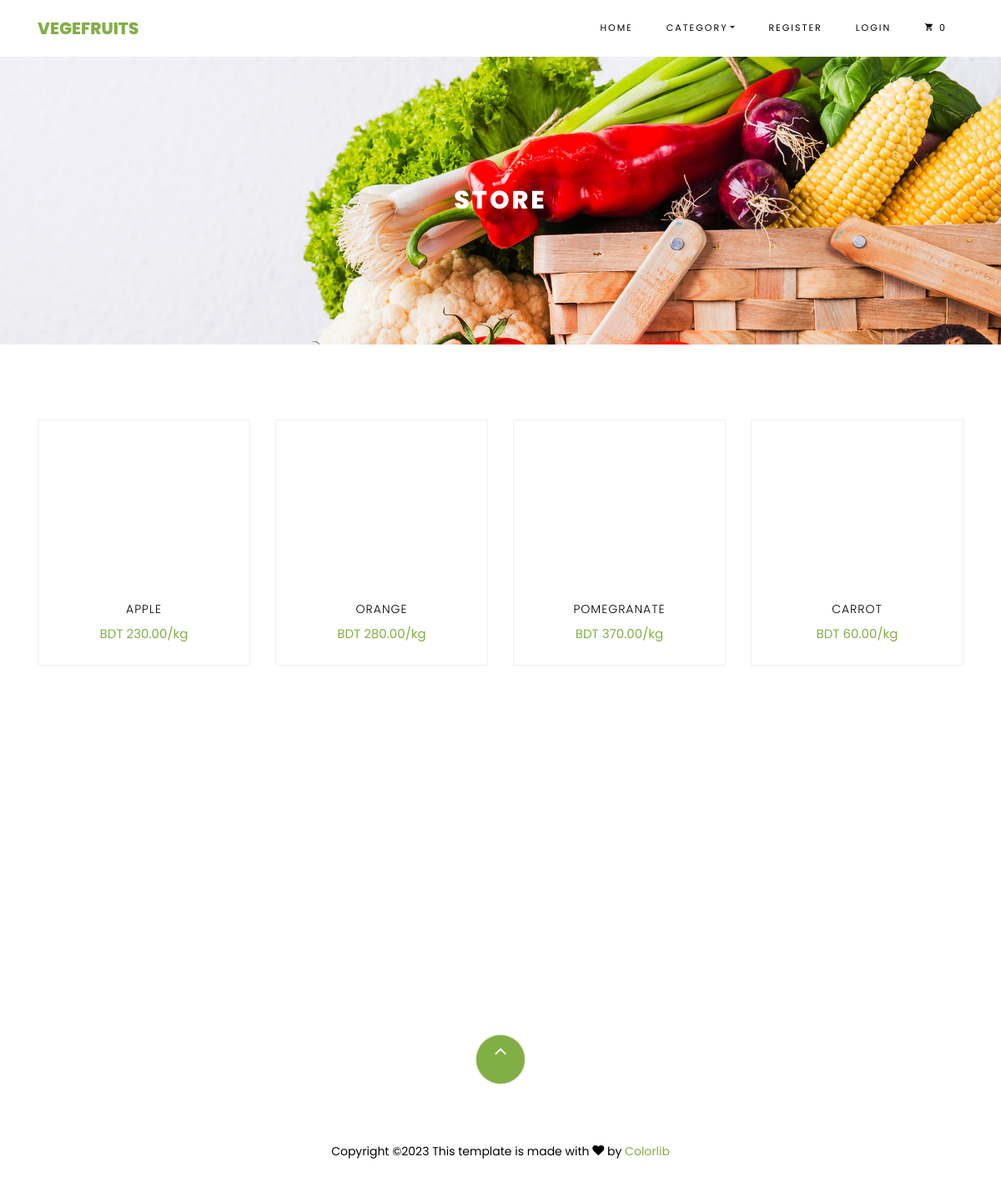
The page / on the database its author committed.
### store/models.py (models this page shows, shortened)
class Product(models.Model):
    category = models.ForeignKey(Category, related_name='product', on_delete=models.CASCADE)
    title = models.CharField(max_length=250)
    description = models.TextField(null=True, blank=True)
    slug = models.SlugField(max_length=255, db_index=True)
    price = models.DecimalField(max_digits=8, decimal_places=2)
    image = models.ImageField(upload_to='images/')
    class Meta:
        verbose_name_plural = 'products'
    def get_absolute_url(self):
        return reverse('product-info', args=[self.slug])

### store/views.py (the view)
# urls.py: path('', views.store, name='store'),
def store(request):
    products = Product.objects.all()
    context = {'products': products}
    return render(request, 'store/store.html', context=context)

### cart/cart.py (called while the page is built)
    def __len__(self):
        return sum(item['qty'] for item in self.cart.values())

### cart/context_processors.py (called while the page is built)
def cart(request):
    return {'cart': Cart(request)}

### store/models.py (called while the page is built)
    def get_absolute_url(self):
        return reverse('list-category', args=[self.slug])

### store/views.py (called while the page is built)
def categories(request):
    all_categories = Category.objects.all()
    return {'all_categories': all_categories}

### store/templates/store/store.html (shortened to what this page needs)
{% extends 'store/base.html' %}
{% load static %}
{% block content %}
    <div class="hero-wrap hero-bread" style="background-image: url('{% static "images/bg_1.jpg" %}');">
      <div class="container">
        <div class="row no-gutters slider-text align-items-center justify-content-center">
          <div class="col-md-9 ftco-animate text-center">
            <h1 class="mb-0 bread">Store</h1>
          </div>
        </div>
      </div>
    </div>
    <section class="ftco-section">
    	<div class="container">
    		<div class="row">
				{% for product in products %}
    			<div class="col-md-6 col-lg-3 ftco-animate">
    				<div class="product">
    					<a href="{{product.get_absolute_url}}" class="img-prod"><img class="img-fluid" src="{{product.image.url}}" alt="product image" style="height: 200px;">
    					</a>
    					<div class="text py-3 pb-4 px-3 text-center">
    						<h3><a href="#">{{product.title}}</a></h3>
		    				<p class="price text-center"><span class="price-sale">BDT {{product.price}}/kg</span></p>
    					</div>
    				</div>
    			</div>
				{% endfor %}
    		</div>
    	</div>
    </section>
	<br>
{% endblock %}

### rows shown on the page
Product: title "APPLE", price "230.00"
Product: title "ORANGE", price "280.00"
Product: title "POMEGRANATE", price "370.00"
Product: title "CARROT", price "60.00"
